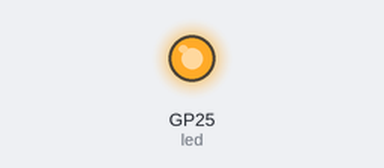
A program run on a simulated Raspberry Pi Pico running MicroPython. Shown: output pins drawn as LEDs (lit = HIGH). What the program prints to the serial console is not drawn. At 0.0 s the program stops and its outputs stay as they are.

Above: at 0.1 s.
Timing chart, 0 to 1.5 s (numbered marks = the images above):
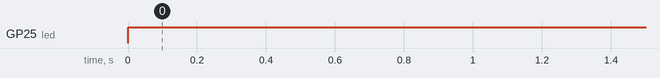

The program:

board.py
```python
"""
    Project Name: board.py
    File Name: board.py
    Author: GurgleApps.com
    Date: 2021-04-01
    Description: Detects the board type
"""
import sys
import os
from machine import Pin

class Board:
    class BoardType:
        PICO_W = 'Raspberry Pi Pico W'
        PICO = 'Raspberry Pi Pico'
        ESP8266 = 'ESP8266'
        ESP32 = 'ESP32'
        UNKNOWN = 'Unknown'

    def __init__(self):
        self.type = self.detect_board_type()

    def detect_board_type(self):
        sysname = os.uname().sysname.lower()
        machine = os.uname().machine.lower()

        if sysname == 'rp2' and 'pico w' in machine:
            return self.BoardType.PICO_W
        elif sysname == 'rp2' and 'pico' in machine:
            return self.BoardType.PICO
        elif sysname == 'esp8266':
            return self.BoardType.ESP8266
        # Add more conditions for other boards here
        else:
            return self.BoardType.UNKNOWN

def set_pins():
    global led, BOARD_TYPE
    BOARD_TYPE = Board().type

    if BOARD_TYPE == Board.BoardType.PICO_W:
        led = Pin("LED", Pin.OUT)
    elif BOARD_TYPE == Board.BoardType.PICO:
        led = Pin(25, Pin.OUT)
    elif BOARD_TYPE == Board.BoardType.ESP8266:
        led = Pin(2, Pin.OUT)
    else:
        led = Pin(2, Pin.OUT)
    return(led)

if __name__ == "__main__":
    set_pins()
    print(f"Running as main.\n Board type: {BOARD_TYPE}.\n led: {led}")
    led.toggle()

else:
    set_pins()
    print(f"Board type: {BOARD_TYPE}.\n led: {led}\n")
    led.toggle()
```

Measured:
- by itself, GP25 (led): LOW → HIGH at 0.00 s
